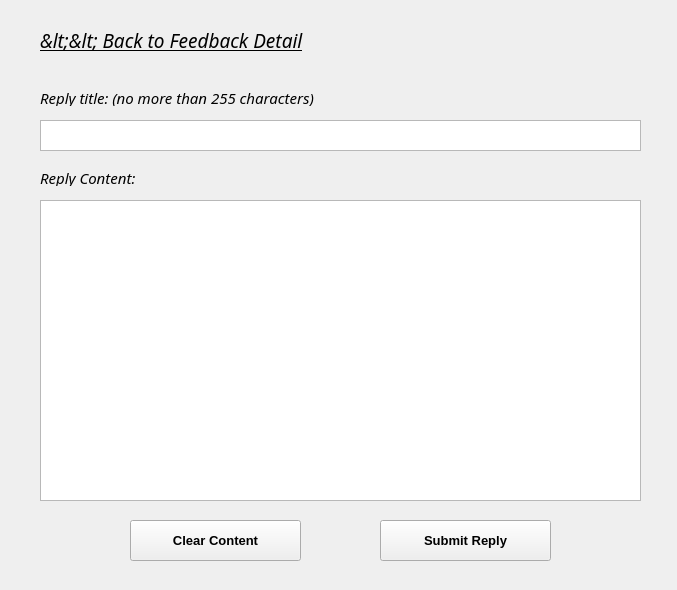
<?xml version="1.0" encoding="UTF-8"?>
<ui version="4.0">
 <class>reply_feedback_page</class>
 <widget class="QMainWindow" name="reply_feedback_page">
  <property name="geometry">
   <rect>
    <x>0</x>
    <y>0</y>
    <width>677</width>
    <height>590</height>
   </rect>
  </property>
  <property name="windowTitle">
   <string>MainWindow</string>
  </property>
  <widget class="QWidget" name="centralwidget">
   <widget class="QLabel" name="label_2">
    <property name="geometry">
     <rect>
      <x>0</x>
      <y>0</y>
      <width>681</width>
      <height>591</height>
     </rect>
    </property>
    <property name="styleSheet">
     <string notr="true">background-image: url(:/backgournds/FlyTranslate-logo/background_image.png);</string>
    </property>
    <property name="text">
     <string/>
    </property>
    <property name="scaledContents">
     <bool>true</bool>
    </property>
   </widget>
   <widget class="QTextEdit" name="txtContent">
    <property name="geometry">
     <rect>
      <x>40</x>
      <y>200</y>
      <width>601</width>
      <height>301</height>
     </rect>
    </property>
   </widget>
   <widget class="QTextEdit" name="txtTitle">
    <property name="geometry">
     <rect>
      <x>40</x>
      <y>120</y>
      <width>601</width>
      <height>31</height>
     </rect>
    </property>
   </widget>
   <widget class="QLabel" name="label_5">
    <property name="geometry">
     <rect>
      <x>40</x>
      <y>90</y>
      <width>381</width>
      <height>16</height>
     </rect>
    </property>
    <property name="font">
     <font>
      <family>Rockwell</family>
      <pointsize>11</pointsize>
      <italic>true</italic>
     </font>
    </property>
    <property name="text">
     <string>Reply title: (no more than 255 characters)</string>
    </property>
   </widget>
   <widget class="QLabel" name="label_7">
    <property name="geometry">
     <rect>
      <x>40</x>
      <y>170</y>
      <width>161</width>
      <height>16</height>
     </rect>
    </property>
    <property name="font">
     <font>
      <family>Rockwell</family>
      <pointsize>11</pointsize>
      <italic>true</italic>
     </font>
    </property>
    <property name="text">
     <string>Reply Content:</string>
    </property>
   </widget>
   <widget class="QPushButton" name="btnSubmitReply">
    <property name="geometry">
     <rect>
      <x>380</x>
      <y>520</y>
      <width>171</width>
      <height>41</height>
     </rect>
    </property>
    <property name="font">
     <font>
      <pointsize>10</pointsize>
      <weight>75</weight>
      <bold>true</bold>
     </font>
    </property>
    <property name="text">
     <string>Submit Reply</string>
    </property>
   </widget>
   <widget class="QPushButton" name="btnClear">
    <property name="geometry">
     <rect>
      <x>130</x>
      <y>520</y>
      <width>171</width>
      <height>41</height>
     </rect>
    </property>
    <property name="font">
     <font>
      <pointsize>10</pointsize>
      <weight>75</weight>
      <bold>true</bold>
     </font>
    </property>
    <property name="text">
     <string>Clear Content</string>
    </property>
   </widget>
   <widget class="QLabel" name="lblbtnBack">
    <property name="geometry">
     <rect>
      <x>40</x>
      <y>30</y>
      <width>301</width>
      <height>21</height>
     </rect>
    </property>
    <property name="font">
     <font>
      <family>Rockwell</family>
      <pointsize>14</pointsize>
      <italic>true</italic>
      <underline>true</underline>
     </font>
    </property>
    <property name="frameShape">
     <enum>QFrame::NoFrame</enum>
    </property>
    <property name="text">
     <string>&lt;&lt; Back to Feedback Detail</string>
    </property>
    <property name="textFormat">
     <enum>Qt::PlainText</enum>
    </property>
   </widget>
  </widget>
 </widget>
 <resources>
  <include location="../Images_for_design/background_imgs.qrc"/>
 </resources>
 <connections/>
</ui>
